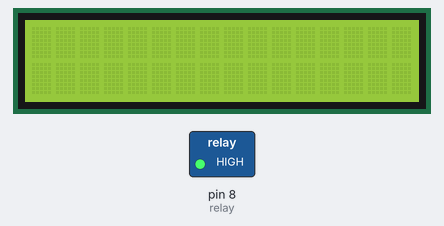
A sketch run on a simulated Arduino Uno, built with avr-gcc and run on an emulated ATmega328P. Parts: 16×2 character LCD, switched loads named in the sketch (green lamp = pin HIGH).

Above: at 0.19 s.
At 129.49 s:
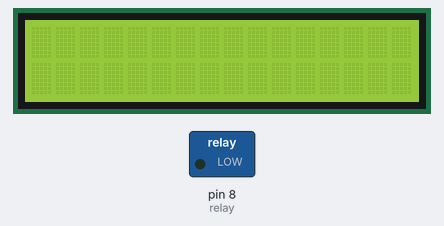
Timing chart, 0 to 130.0 s (numbered marks = the images above):
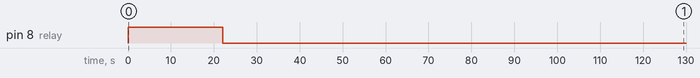

Measured:
- by itself, pin 8 (relay): HIGH → LOW at 22.0 s

The sketch:

Timmer_Switch.ino
```cpp
/*

  The circuit:
 * LCD RS pin to digital pin 12
 * LCD Enable pin to digital pin 11
 * LCD D4 pin to digital pin 5
 * LCD D5 pin to digital pin 4
 * LCD D6 pin to digital pin 3
 * LCD D7 pin to digital pin 2
 * LCD R/W pin to ground
 * LCD VSS pin to ground
 * LCD VCC pin to 5V
 * 10K resistor:
 * ends to +5V and ground
 * wiper to LCD VO pin (pin 3)

*/


#include <LiquidCrystal.h>


class s_timmer {
protected:
int btset=A0;
int btstart=A1;
int btnext=A2;
int btprev=A3;
int relay=8;
int btflag=0;
private:
const int rs = 12, en = 11, d4 = 5, d5 = 4, d6 = 3, d7 = 2;
int h,m,s,cs;
public:
s_timmer() {
  digitalWrite(relay, HIGH);

   pinMode(btset,INPUT);
   pinMode(btstart,INPUT);
   pinMode(btnext,INPUT);
   pinMode(btprev,INPUT);
    pinMode(relay,OUTPUT);
   h=0;
   m=0;
   s=2;
   cs=90;
}

int countdown() {
 if(h>0&&m==0) {
  h-=1;
  m=59;
 }else if(m>0&&s==0) {
  m-=1;
  s=59;
 }else if(s>0&&cs==0) {
  cs=99;
  s-=1;
 }else if(h>0||m>0||s>0||cs>0) {
  cs--;
 }else {
  digitalWrite(relay, LOW);
 }
 }

  void show() {
    LiquidCrystal lcd(rs, en, d4, d5, d6, d7);
   lcd.begin(16, 2);
   lcd.setCursor(5,1);
   lcd.print(h);
   lcd.print(":");
    lcd.print(m);
   lcd.print(":");
    lcd.print(s);
   lcd.print(":");
    lcd.print(cs);
   lcd.setCursor(0,0);
   lcd.print("-LightOffTimmer-");
  }

  void next() {
    if(digitalRead(btnext)==HIGH) {
      if(btflag==0) {
        btflag=1;
      }else if(btflag==1) {
        btflag=2;
      }else if(btflag==2) {
        btflag=3;
      }else if(btflag==3) {
        btflag=4;
      }
    }
  }

  void prev() {
     if(digitalRead(btprev)==HIGH) {
      if(btflag==4) {
        btflag=3;
      }else if(btflag==3) {
        btflag=2;
      }else if(btflag==2) {
        btflag=1;
      }else if(btflag==1) {
        btflag=0;
      }
    }
  }

  void main() {
    if(digitalRead(btset)==HIGH) {

    }else if(digitalRead(btstart)==true) {

    }
  }
};
s_timmer st;
void setup() {


}

void loop() {
st.countdown();
st.show();
delayMicroseconds(10000);

}
```
